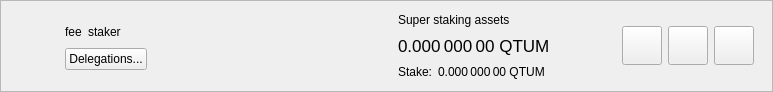
<?xml version="1.0" encoding="UTF-8"?>
<ui version="4.0">
 <class>SuperStakerItemWidget</class>
 <widget class="QWidget" name="SuperStakerItemWidget">
  <property name="geometry">
   <rect>
    <x>0</x>
    <y>0</y>
    <width>773</width>
    <height>92</height>
   </rect>
  </property>
  <property name="sizePolicy">
   <sizepolicy hsizetype="Preferred" vsizetype="Maximum">
    <horstretch>0</horstretch>
    <verstretch>0</verstretch>
   </sizepolicy>
  </property>
  <property name="windowTitle">
   <string>Form</string>
  </property>
  <layout class="QVBoxLayout" name="verticalLayout_2">
   <property name="spacing">
    <number>0</number>
   </property>
   <property name="leftMargin">
    <number>0</number>
   </property>
   <property name="topMargin">
    <number>0</number>
   </property>
   <property name="rightMargin">
    <number>0</number>
   </property>
   <property name="bottomMargin">
    <number>0</number>
   </property>
   <item>
    <widget class="QFrame" name="superStakerItemFrame">
     <property name="frameShape">
      <enum>QFrame::StyledPanel</enum>
     </property>
     <property name="frameShadow">
      <enum>QFrame::Raised</enum>
     </property>
     <layout class="QHBoxLayout" name="horizontalLayout">
      <property name="topMargin">
       <number>0</number>
      </property>
      <property name="bottomMargin">
       <number>0</number>
      </property>
      <item>
       <widget class="QLabel" name="superStakerLogo">
        <property name="sizePolicy">
         <sizepolicy hsizetype="Fixed" vsizetype="Fixed">
          <horstretch>0</horstretch>
          <verstretch>0</verstretch>
         </sizepolicy>
        </property>
        <property name="minimumSize">
         <size>
          <width>40</width>
          <height>40</height>
         </size>
        </property>
        <property name="alignment">
         <set>Qt::AlignCenter</set>
        </property>
       </widget>
      </item>
      <item>
       <widget class="QStackedWidget" name="stackedWidget">
        <property name="currentIndex">
         <number>0</number>
        </property>
        <widget class="QWidget" name="page">
         <layout class="QHBoxLayout" name="horizontalLayout_4">
          <item>
           <layout class="QHBoxLayout" name="horizontalLayout_3">
            <item>
             <layout class="QVBoxLayout" name="verticalLayout">
              <property name="rightMargin">
               <number>20</number>
              </property>
              <item>
               <spacer name="verticalSpacer_2">
                <property name="orientation">
                 <enum>Qt::Vertical</enum>
                </property>
                <property name="sizeHint" stdset="0">
                 <size>
                  <width>20</width>
                  <height>0</height>
                 </size>
                </property>
               </spacer>
              </item>
              <item alignment="Qt::AlignLeft">
               <widget class="QWidget" name="widgetSuperStaker" native="true">
                <property name="minimumSize">
                 <size>
                  <width>280</width>
                  <height>0</height>
                 </size>
                </property>
                <layout class="QHBoxLayout" name="horizontalLayout_2" stretch="0,0,1">
                 <property name="leftMargin">
                  <number>0</number>
                 </property>
                 <property name="topMargin">
                  <number>0</number>
                 </property>
                 <property name="rightMargin">
                  <number>0</number>
                 </property>
                 <property name="bottomMargin">
                  <number>0</number>
                 </property>
                 <item alignment="Qt::AlignLeft">
                  <widget class="QLabel" name="labelFee">
                   <property name="text">
                    <string>fee</string>
                   </property>
                   <property name="textInteractionFlags">
                    <set>Qt::LinksAccessibleByMouse|Qt::TextSelectableByMouse</set>
                   </property>
                  </widget>
                 </item>
                 <item alignment="Qt::AlignLeft">
                  <widget class="QLabel" name="labelStaker">
                   <property name="text">
                    <string>staker</string>
                   </property>
                   <property name="textInteractionFlags">
                    <set>Qt::LinksAccessibleByMouse|Qt::TextSelectableByMouse</set>
                   </property>
                  </widget>
                 </item>
                 <item>
                  <spacer name="horizontalSpacer">
                   <property name="orientation">
                    <enum>Qt::Horizontal</enum>
                   </property>
                   <property name="sizeType">
                    <enum>QSizePolicy::Minimum</enum>
                   </property>
                   <property name="sizeHint" stdset="0">
                    <size>
                     <width>0</width>
                     <height>20</height>
                    </size>
                   </property>
                  </spacer>
                 </item>
                </layout>
               </widget>
              </item>
              <item alignment="Qt::AlignLeft">
               <widget class="QPushButton" name="buttonDelegations">
                <property name="text">
                 <string>Delegations...</string>
                </property>
               </widget>
              </item>
              <item>
               <spacer name="verticalSpacer">
                <property name="orientation">
                 <enum>Qt::Vertical</enum>
                </property>
                <property name="sizeHint" stdset="0">
                 <size>
                  <width>20</width>
                  <height>0</height>
                 </size>
                </property>
               </spacer>
              </item>
             </layout>
            </item>
            <item>
             <widget class="QWidget" name="vLineAssets" native="true">
              <property name="sizePolicy">
               <sizepolicy hsizetype="Preferred" vsizetype="Preferred">
                <horstretch>0</horstretch>
                <verstretch>0</verstretch>
               </sizepolicy>
              </property>
              <property name="minimumSize">
               <size>
                <width>1</width>
                <height>0</height>
               </size>
              </property>
             </widget>
            </item>
            <item>
             <widget class="QWidget" name="widgetStakingAssets" native="true">
              <property name="sizePolicy">
               <sizepolicy hsizetype="Minimum" vsizetype="Preferred">
                <horstretch>0</horstretch>
                <verstretch>0</verstretch>
               </sizepolicy>
              </property>
              <layout class="QVBoxLayout" name="verticalLayout_3">
               <property name="leftMargin">
                <number>20</number>
               </property>
               <property name="topMargin">
                <number>0</number>
               </property>
               <property name="rightMargin">
                <number>20</number>
               </property>
               <property name="bottomMargin">
                <number>0</number>
               </property>
               <item>
                <widget class="QLabel" name="labelAssetsText">
                 <property name="text">
                  <string>Super staking assets</string>
                 </property>
                 <property name="alignment">
                  <set>Qt::AlignLeading|Qt::AlignLeft|Qt::AlignVCenter</set>
                 </property>
                </widget>
               </item>
               <item>
                <widget class="QLabel" name="labelAssets">
                 <property name="font">
                  <font>
                   <pointsize>13</pointsize>
                  </font>
                 </property>
                 <property name="cursor">
                  <cursorShape>IBeamCursor</cursorShape>
                 </property>
                 <property name="toolTip">
                  <string>Your current spendable balance</string>
                 </property>
                 <property name="text">
                  <string notr="true">0.000 000 00 QTUM</string>
                 </property>
                 <property name="alignment">
                  <set>Qt::AlignLeading|Qt::AlignLeft|Qt::AlignVCenter</set>
                 </property>
                 <property name="textInteractionFlags">
                  <set>Qt::LinksAccessibleByMouse|Qt::TextSelectableByMouse</set>
                 </property>
                </widget>
               </item>
               <item>
                <layout class="QHBoxLayout" name="horizontalLayout_6">
                 <property name="spacing">
                  <number>6</number>
                 </property>
                 <item>
                  <widget class="QLabel" name="labelStakeText">
                   <property name="sizePolicy">
                    <sizepolicy hsizetype="Maximum" vsizetype="Preferred">
                     <horstretch>0</horstretch>
                     <verstretch>0</verstretch>
                    </sizepolicy>
                   </property>
                   <property name="text">
                    <string>Stake:</string>
                   </property>
                   <property name="alignment">
                    <set>Qt::AlignLeading|Qt::AlignLeft|Qt::AlignVCenter</set>
                   </property>
                  </widget>
                 </item>
                 <item>
                  <widget class="QLabel" name="labelStake">
                   <property name="text">
                    <string>0.000 000 00 QTUM</string>
                   </property>
                   <property name="alignment">
                    <set>Qt::AlignLeading|Qt::AlignLeft|Qt::AlignVCenter</set>
                   </property>
                   <property name="textInteractionFlags">
                    <set>Qt::LinksAccessibleByMouse|Qt::TextSelectableByMouse</set>
                   </property>
                  </widget>
                 </item>
                 <item>
                  <spacer name="horizontalSpacer_4">
                   <property name="orientation">
                    <enum>Qt::Horizontal</enum>
                   </property>
                   <property name="sizeType">
                    <enum>QSizePolicy::Minimum</enum>
                   </property>
                   <property name="sizeHint" stdset="0">
                    <size>
                     <width>0</width>
                     <height>0</height>
                    </size>
                   </property>
                  </spacer>
                 </item>
                </layout>
               </item>
              </layout>
             </widget>
            </item>
            <item>
             <spacer name="horizontalSpacer_2">
              <property name="orientation">
               <enum>Qt::Horizontal</enum>
              </property>
              <property name="sizeHint" stdset="0">
               <size>
                <width>193</width>
                <height>20</height>
               </size>
              </property>
             </spacer>
            </item>
            <item>
             <widget class="QToolButton" name="buttonConfig">
              <property name="text">
               <string/>
              </property>
              <property name="iconSize">
               <size>
                <width>32</width>
                <height>32</height>
               </size>
              </property>
             </widget>
            </item>
            <item>
             <widget class="QToolButton" name="buttonSplit">
              <property name="text">
               <string/>
              </property>
              <property name="iconSize">
               <size>
                <width>32</width>
                <height>32</height>
               </size>
              </property>
             </widget>
            </item>
            <item>
             <widget class="QToolButton" name="buttonRemove">
              <property name="text">
               <string/>
              </property>
              <property name="iconSize">
               <size>
                <width>32</width>
                <height>32</height>
               </size>
              </property>
             </widget>
            </item>
           </layout>
          </item>
         </layout>
        </widget>
        <widget class="QWidget" name="page_2">
         <layout class="QHBoxLayout" name="horizontalLayout_5">
          <item>
           <widget class="QLabel" name="labelNewSuperStaker">
            <property name="text">
             <string>Add new super stakers</string>
            </property>
           </widget>
          </item>
          <item>
           <spacer name="horizontalSpacer_3">
            <property name="orientation">
             <enum>Qt::Horizontal</enum>
            </property>
            <property name="sizeHint" stdset="0">
             <size>
              <width>408</width>
              <height>20</height>
             </size>
            </property>
           </spacer>
          </item>
          <item>
           <widget class="QToolButton" name="buttonAdd">
            <property name="text">
             <string/>
            </property>
            <property name="iconSize">
             <size>
              <width>32</width>
              <height>32</height>
             </size>
            </property>
           </widget>
          </item>
         </layout>
        </widget>
       </widget>
      </item>
     </layout>
    </widget>
   </item>
  </layout>
 </widget>
 <resources/>
 <connections/>
</ui>
